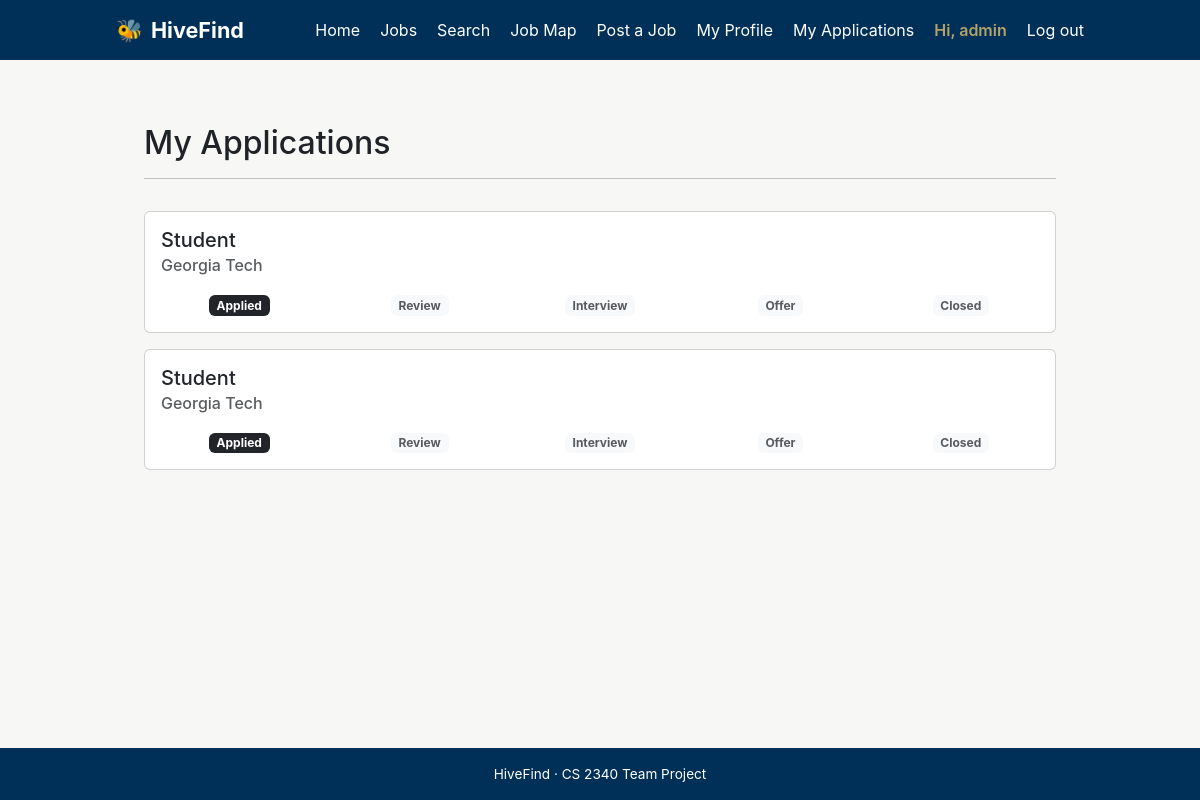
The page /applications/ (signed in) on the database its author committed.
### applications/models.py (models this page shows, shortened)
class Application(models.Model):
    STATUS_CHOICES = [
        ('applied', 'Applied'),
        ('review', 'Review'),
        ('interview', 'Interview'),
        ('offer', 'Offer'),
        ('closed', 'Closed'),
    ]
    user = models.ForeignKey(User, on_delete=models.CASCADE, related_name='applications')
    job = models.ForeignKey(Job, on_delete=models.CASCADE, related_name='applications')
    status = models.CharField(max_length=20, choices=STATUS_CHOICES, default='applied')
    created_at = models.DateTimeField(auto_now_add=True)
    class Meta:
        ordering = ['-created_at']

### jobs/models.py (models this page shows, shortened)
class Job(models.Model):
    title = models.CharField(max_length=150)
    company = models.CharField(max_length=150)
    description = models.TextField(blank=True)
    address = models.CharField(max_length=255, blank=True)
    city = models.CharField(max_length=100, blank=True)
    state = models.CharField(max_length=100, blank=True)
    latitude = models.FloatField()
    longitude = models.FloatField()
    salary_min = models.PositiveIntegerField(null=True, blank=True)
    salary_max = models.PositiveIntegerField(null=True, blank=True)
    is_remote = models.BooleanField(default=False)
    visa_sponsorship = models.BooleanField(default=False)
    skills = models.ManyToManyField('accounts.Skill', blank=True)
    posted_by = models.ForeignKey(
        settings.AUTH_USER_MODEL,
        on_delete=models.SET_NULL,
        null=True,
        blank=True,
        related_name='jobs',
    )
    created_at = models.DateTimeField(auto_now_add=True)
    is_active = models.BooleanField(default=True)
    class Meta:
        ordering = ['-created_at']

### applications/views.py (the view)
# urls.py: path('', views.index, name='applications.index'),
@login_required
def index(request):
    applications = Application.objects.filter(user=request.user)
    template_data = {}
    template_data['title'] = 'My Applications'
    template_data['applications'] = applications
    template_data['stages'] = Application.STATUS_CHOICES
    return render(request, 'applications/index.html', {'template_data': template_data})

### applications/templates/applications/index.html
{% extends 'hivefind/base.html' %}
{% block content %}
{% load static %}
<div class="p-3">
  <div class="container">
    <div class="row mt-3">
      <div class="col mx-auto mb-3">
        <h2>My Applications</h2>
        <hr />
      </div>
    </div>
    {% for application in template_data.applications %}
    <div class="card mb-3">
      <div class="card-body">
        <h5 class="card-title">{{ application.job.title }}</h5>
        <h6 class="card-subtitle mb-2 text-muted">{{ application.job.company }}</h6>
        <div class="row text-center mt-3">
          {% for value, label in template_data.stages %}
          <div class="col">
            {% if application.status == value %}
            <span class="badge bg-dark">{{ label }}</span>
            {% else %}
            <span class="badge bg-light text-muted">{{ label }}</span>
            {% endif %}
          </div>
          {% endfor %}
        </div>
      </div>
    </div>
    {% empty %}
    <p>You have not applied to any jobs yet.</p>
    {% endfor %}
  </div>
</div>
{% endblock content %}

### hivefind/templates/hivefind/base.html (shortened to what this page needs)
{% load static %}
<!DOCTYPE html>
<html lang="en">
<head>
    <link rel="stylesheet" href="https://cdn.jsdelivr.net/npm/bootstrap@5.3.3/dist/css/bootstrap.min.css">
    <link rel="stylesheet" href="{% static 'css/base.css' %}">
</head>
<body>
    <header class="site-header">
        <nav class="navbar">
            <a class="brand" href="{% url 'home.index' %}">HiveFind</a>
            <ul class="nav-links">
                <li><a href="{% url 'home.index' %}">Home</a></li>
                <li><a href="{% url 'jobs.index' %}">Jobs</a></li>
                <li><a href="{% url 'jobs.search' %}">Search</a></li>
                <li><a href="{% url 'jobs.map' %}">Job Map</a></li>
                {% if perms.jobs.add_job %}
                    <li><a href="{% url 'jobs.create' %}">Post a Job</a></li>
                {% endif %}
                {% if user.is_authenticated %}
                    <li><a href="{% url 'accounts.my_profile' %}">My Profile</a></li>
                    <li><a href="{% url 'applications.index' %}">My Applications</a></li>
                    <li class="nav-user">Hi, {{ user.username }}</li>
                    <li>
                        <form method="post" action="{% url 'accounts.logout' %}" class="logout-form">
                            <button type="submit" class="link-button">Log out</button>
                        </form>
                    </li>
                {% else %}
                    <li><a href="{% url 'accounts.login' %}">Log in</a></li>
                    <li><a href="{% url 'accounts.signup' %}">Sign up</a></li>
                {% endif %}
            </ul>
        </nav>
    </header>
    <main class="site-main">
        {% block content %}{% endblock %}
    </main>
    <footer class="site-footer">
        <p>HiveFind &middot; CS 2340 Team Project</p>
    </footer>
</body>
</html>

### static/css/base.css (style rules this page uses)
:root { --gt-navy: #003057; --gt-gold: #b3a369; --bg: #f7f7f5; --text: #1f2328; --muted: #5a6169; --border: #e2e2df; --white: #ffffff; }
* { box-sizing: border-box; }
body { margin: 0; font-family: -apple-system, BlinkMacSystemFont, "Segoe UI", Roboto, Helvetica, Arial, sans-serif; color: var(--text); background: var(--bg); line-height: 1.5; display: flex; flex-direction: column; min-height: 100vh; }
.site-header { background: var(--gt-navy); color: var(--white); }
.navbar { max-width: 1000px; margin: 0 auto; padding: 0 16px; display: flex; align-items: center; justify-content: space-between; min-height: 60px; }
.brand { font-size: 1.35rem; font-weight: 700; color: var(--white); text-decoration: none; }
.brand::before { content: "\1F41D"; margin-right: 8px; }
.nav-links { list-style: none; display: flex; align-items: center; gap: 20px; margin: 0; padding: 0; }
.nav-links a { color: var(--white); text-decoration: none; }
.nav-user { color: var(--gt-gold); font-weight: 600; }
.link-button { background: none; border: none; color: var(--white); cursor: pointer; font: inherit; padding: 0; }
.logout-form { display: inline; margin: 0; }
.site-main { flex: 1; max-width: 1000px; width: 100%; margin: 0 auto; padding: 32px 16px; }
.site-footer { background: var(--gt-navy); color: var(--white); text-align: center; padding: 16px; font-size: 0.85rem; }
.site-footer p { margin: 0; }

### rows shown on the page
Application: job "Student", job.company "Georgia Tech", stages "Applied", stages "Review" "Interview" "Offer" "Closed"
Application: job "Student", job.company "Georgia Tech", stages "Applied", stages "Review" "Interview" "Offer" "Closed"

### other values the page prints
{{ user.username }} "admin"
